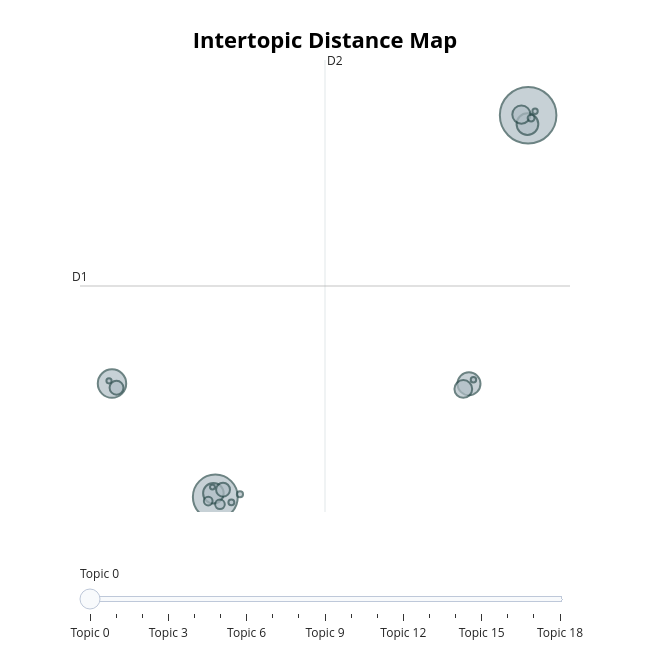
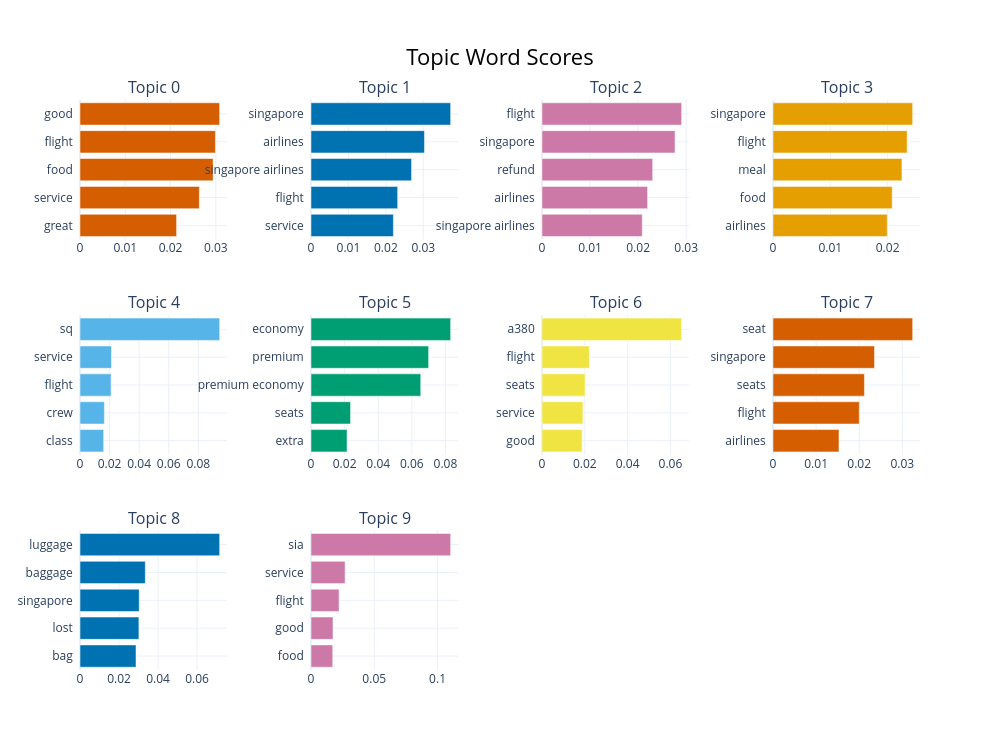
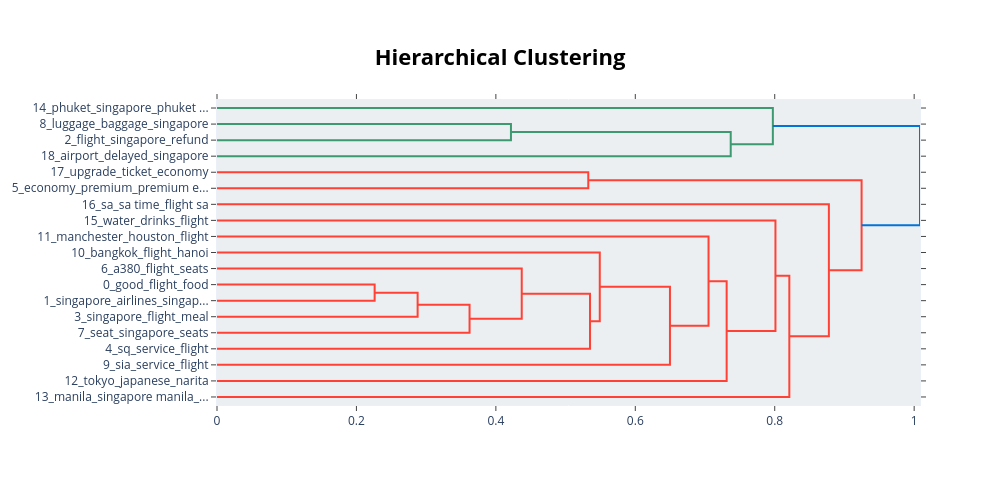
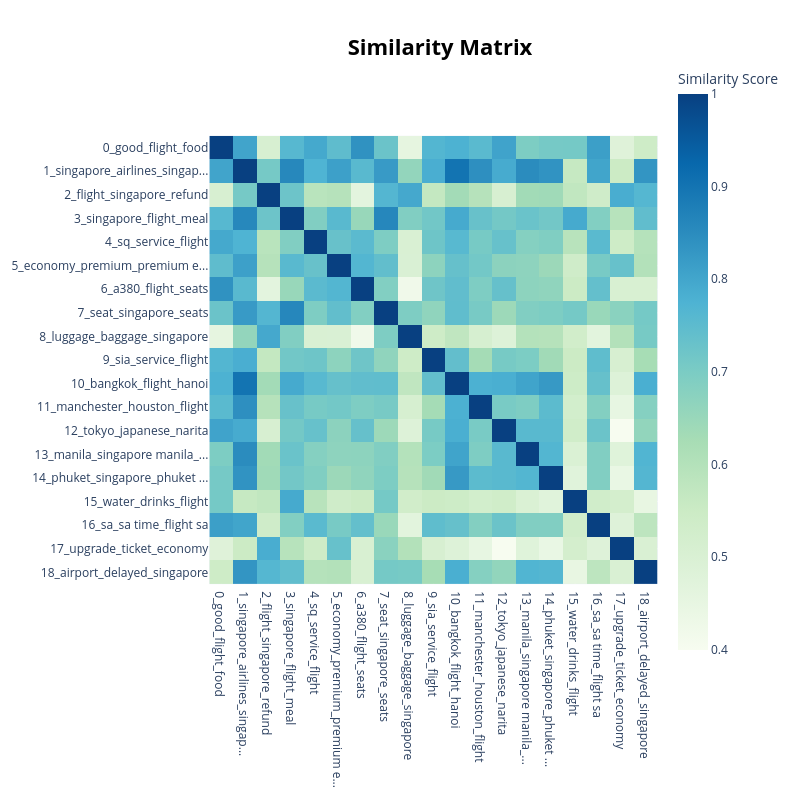

These figures' notebook cell, in order:
### Code cell
# ============================================================
# 8.5 BERTOPIC VISUALISATIONS
# Note: visualize_topics() can fail with few topics due to
# internal UMAP reduction. We wrap in try/except.
# ============================================================

# --- Intertopic Distance Map ---
try:
    fig_topics = topic_model.visualize_topics()
    fig_topics.write_html('figures/intertopic_distance.html')
    fig_topics.show()
    print("Saved: figures/intertopic_distance.html")
except Exception as e:
    print(f"visualize_topics() failed: {e}")
    print("Skipping — known UMAP issue with small topic counts.")

# --- Topic Bar Chart (Top 10) ---
fig_bars = topic_model.visualize_barchart(top_n_topics=min(10, n_topics))
fig_bars.write_html('figures/topic_barchart.html')
fig_bars.show()
print("Saved: figures/topic_barchart.html")

# --- Hierarchical Clustering ---
try:
    fig_hier = topic_model.visualize_hierarchy()
    fig_hier.write_html('figures/topic_hierarchy.html')
    fig_hier.show()
    print("Saved: figures/topic_hierarchy.html")
except Exception as e:
    print(f"visualize_hierarchy() failed: {e}")

# --- Similarity Heatmap ---
try:
    fig_heat = topic_model.visualize_heatmap()
    fig_heat.write_html('figures/topic_heatmap.html')
    fig_heat.show()
    print("Saved: figures/topic_heatmap.html")
except Exception as e:
    print(f"visualize_heatmap() failed: {e}")

### Figure 1 — Plotly figure (JSON) as saved in the notebook; plotly's stock layout.template omitted (floating-point values rounded to 4 significant figures)
{"data": [{"customdata": [[0, "good | flight | food | service | great", 2262], [1, "singapore | airlines | singapore airlines | flight | service", 1423], [2, "flight | singapore | refund | airlines | singapore airlines", 571], [3, "singapore | flight | meal | food | airlines", 375], [4, "sq | service | flight | crew | class", 334], [5, "economy | premium | premium economy | seats | extra", 299], [6, "a380 | flight | seats | service | good", 234], [7, "seat | singapore | seats | flight | airlines", 223], [8, "luggage | baggage | singapore | lost | bag", 136], [9, "sia | service | flight | good | food", 136], [10, "bangkok | flight | hanoi | singapore | airlines", 66], [11, "manchester | houston | flight | flight manchester | singapore", 54], [12, "tokyo | japanese | narita | flight | japan", 34], [13, "manila | singapore manila | singapore | manila singapore | flight", 27], [14, "phuket | singapore | phuket singapore | singapore phuket | flight phuket", 25], [15, "water | drinks | flight | attendant | food", 21], [16, "sa | sa time | flight sa | food | great", 20], [17, "upgrade | ticket | economy | class | premium", 19], [18, "airport | delayed | singapore | transfer | flight", 17]], "hovertemplate": "<b>Topic %{customdata[0]}</b><br>%{customdata[1]}<br>Size: %{customdata[2]}", "legendgroup": "", "marker": {"color": "#B0BEC5", "line": {"color": "DarkSlateGrey", "width": 2}, "size": [2262, 1423, 571, 375, 334, 299, 234, 223, 136, 136, 66, 54, 34, 27, 25, 21, 20, 19, 17], "sizemode": "area", "sizeref": 1.414, "symbol": "circle"}, "mode": "markers", "name": "", "orientation": "v", "showlegend": false, "type": "scatter", "x": [12.84, -4.952, -10.83, 9.478, 12.81, -5.062, 12.46, 9.157, -10.57, -4.513, -4.688, -5.356, 13.01, -3.55, -4.038, 9.733, 13.24, -11.0, -5.114], "xaxis": "x", "y": [20.88, -2.727, 4.287, 4.275, 20.33, -2.497, 20.92, 3.953, 4.029, -2.277, -3.179, -2.978, 20.71, -2.557, -3.059, 4.53, 21.13, 4.457, -2.117], "yaxis": "y"}], "layout": {"annotations": [{"showarrow": false, "text": "D1", "x": -12.65, "y": 10.32, "yshift": 10}, {"showarrow": false, "text": "D2", "x": 1.288, "xshift": 10, "y": 24.3}], "height": 650, "hoverlabel": {"bgcolor": "white", "font": {"family": "Rockwell", "size": 16}}, "legend": {"itemsizing": "constant", "tracegroupgap": 0}, "margin": {"t": 60}, "shapes": [{"line": {"color": "#CFD8DC", "width": 2}, "type": "line", "x0": 1.288, "x1": 1.288, "y0": -3.656, "y1": 24.3}, {"line": {"color": "#9E9E9E", "width": 2}, "type": "line", "x0": -12.65, "x1": 15.23, "y0": 10.32, "y1": 10.32}], "sliders": [{"active": 0, "pad": {"t": 50}, "steps": [{"args": [{"marker.color": [["red", "#B0BEC5", "#B0BEC5", "#B0BEC5", "#B0BEC5", "#B0BEC5", "#B0BEC5", "#B0BEC5", "#B0BEC5", "#B0BEC5", "#B0BEC5", "#B0BEC5", "#B0BEC5", "#B0BEC5", "#B0BEC5", "#B0BEC5", "#B0BEC5", "#B0BEC5", "#B0BEC5"]]}], "label": "Topic 0", "method": "update"}, {"args": [{"marker.color": [["#B0BEC5", "red", "#B0BEC5", "#B0BEC5", "#B0BEC5", "#B0BEC5", "#B0BEC5", "#B0BEC5", "#B0BEC5", "#B0BEC5", "#B0BEC5", "#B0BEC5", "#B0BEC5", "#B0BEC5", "#B0BEC5", "#B0BEC5", "#B0BEC5", "#B0BEC5", "#B0BEC5"]]}], "label": "Topic 1", "method": "update"}, {"args": [{"marker.color": [["#B0BEC5", "#B0BEC5", "red", "#B0BEC5", "#B0BEC5", "#B0BEC5", "#B0BEC5", "#B0BEC5", "#B0BEC5", "#B0BEC5", "#B0BEC5", "#B0BEC5", "#B0BEC5", "#B0BEC5", "#B0BEC5", "#B0BEC5", "#B0BEC5", "#B0BEC5", "#B0BEC5"]]}], "label": "Topic 2", "method": "update"}, {"args": [{"marker.color": [["#B0BEC5", "#B0BEC5", "#B0BEC5", "red", "#B0BEC5", "#B0BEC5", "#B0BEC5", "#B0BEC5", "#B0BEC5", "#B0BEC5", "#B0BEC5", "#B0BEC5", "#B0BEC5", "#B0BEC5", "#B0BEC5", "#B0BEC5", "#B0BEC5", "#B0BEC5", "#B0BEC5"]]}], "label": "Topic 3", "method": "update"}, {"args": [{"marker.color": [["#B0BEC5", "#B0BEC5", "#B0BEC5", "#B0BEC5", "red", "#B0BEC5", "#B0BEC5", "#B0BEC5", "#B0BEC5", "#B0BEC5", "#B0BEC5", "#B0BEC5", "#B0BEC5", "#B0BEC5", "#B0BEC5", "#B0BEC5", "#B0BEC5", "#B0BEC5", "#B0BEC5"]]}], "label": "Topic 4", "method": "update"}, {"args": [{"marker.color": [["#B0BEC5", "#B0BEC5", "#B0BEC5", "#B0BEC5", "#B0BEC5", "red", "#B0BEC5", "#B0BEC5", "#B0BEC5", "#B0BEC5", "#B0BEC5", "#B0BEC5", "#B0BEC5", "#B0BEC5", "#B0BEC5", "#B0BEC5", "#B0BEC5", "#B0BEC5", "#B0BEC5"]]}], "label": "Topic 5", "method": "update"}, {"args": [{"marker.color": [["#B0BEC5", "#B0BEC5", "#B0BEC5", "#B0BEC5", "#B0BEC5", "#B0BEC5", "red", "#B0BEC5", "#B0BEC5", "#B0BEC5", "#B0BEC5", "#B0BEC5", "#B0BEC5", "#B0BEC5", "#B0BEC5", "#B0BEC5", "#B0BEC5", "#B0BEC5", "#B0BEC5"]]}], "label": "Topic 6", "method": "update"}, {"args": [{"marker.color": [["#B0BEC5", "#B0BEC5", "#B0BEC5", "#B0BEC5", "#B0BEC5", "#B0BEC5", "#B0BEC5", "red", "#B0BEC5", "#B0BEC5", "#B0BEC5", "#B0BEC5", "#B0BEC5", "#B0BEC5", "#B0BEC5", "#B0BEC5", "#B0BEC5", "#B0BEC5", "#B0BEC5"]]}], "label": "Topic 7", "method": "update"}, {"args": [{"marker.color": [["#B0BEC5", "#B0BEC5", "#B0BEC5", "#B0BEC5", "#B0BEC5", "#B0BEC5", "#B0BEC5", "#B0BEC5", "red", "#B0BEC5", "#B0BEC5", "#B0BEC5", "#B0BEC5", "#B0BEC5", "#B0BEC5", "#B0BEC5", "#B0BEC5", "#B0BEC5", "#B0BEC5"]]}], "label": "Topic 8", "method": "update"}, {"args": [{"marker.color": [["#B0BEC5", "#B0BEC5", "#B0BEC5", "#B0BEC5", "#B0BEC5", "#B0BEC5", "#B0BEC5", "#B0BEC5", "#B0BEC5", "red", "#B0BEC5", "#B0BEC5", "#B0BEC5", "#B0BEC5", "#B0BEC5", "#B0BEC5", "#B0BEC5", "#B0BEC5", "#B0BEC5"]]}], "label": "Topic 9", "method": "update"}, {"args": [{"marker.color": [["#B0BEC5", "#B0BEC5", "#B0BEC5", "#B0BEC5", "#B0BEC5", "#B0BEC5", "#B0BEC5", "#B0BEC5", "#B0BEC5", "#B0BEC5", "red", "#B0BEC5", "#B0BEC5", "#B0BEC5", "#B0BEC5", "#B0BEC5", "#B0BEC5", "#B0BEC5", "#B0BEC5"]]}], "label": "Topic 10", "method": "update"}, {"args": [{"marker.color": [["#B0BEC5", "#B0BEC5", "#B0BEC5", "#B0BEC5", "#B0BEC5", "#B0BEC5", "#B0BEC5", "#B0BEC5", "#B0BEC5", "#B0BEC5", "#B0BEC5", "red", "#B0BEC5", "#B0BEC5", "#B0BEC5", "#B0BEC5", "#B0BEC5", "#B0BEC5", "#B0BEC5"]]}], "label": "Topic 11", "method": "update"}, {"args": [{"marker.color": [["#B0BEC5", "#B0BEC5", "#B0BEC5", "#B0BEC5", "#B0BEC5", "#B0BEC5", "#B0BEC5", "#B0BEC5", "#B0BEC5", "#B0BEC5", "#B0BEC5", "#B0BEC5", "red", "#B0BEC5", "#B0BEC5", "#B0BEC5", "#B0BEC5", "#B0BEC5", "#B0BEC5"]]}], "label": "Topic 12", "method": "update"}, {"args": [{"marker.color": [["#B0BEC5", "#B0BEC5", "#B0BEC5", "#B0BEC5", "#B0BEC5", "#B0BEC5", "#B0BEC5", "#B0BEC5", "#B0BEC5", "#B0BEC5", "#B0BEC5", "#B0BEC5", "#B0BEC5", "red", "#B0BEC5", "#B0BEC5", "#B0BEC5", "#B0BEC5", "#B0BEC5"]]}], "label": "Topic 13", "method": "update"}, {"args": [{"marker.color": [["#B0BEC5", "#B0BEC5", "#B0BEC5", "#B0BEC5", "#B0BEC5", "#B0BEC5", "#B0BEC5", "#B0BEC5", "#B0BEC5", "#B0BEC5", "#B0BEC5", "#B0BEC5", "#B0BEC5", "#B0BEC5", "red", "#B0BEC5", "#B0BEC5", "#B0BEC5", "#B0BEC5"]]}], "label": "Topic 14", "method": "update"}, {"args": [{"marker.color": [["#B0BEC5", "#B0BEC5", "#B0BEC5", "#B0BEC5", "#B0BEC5", "#B0BEC5", "#B0BEC5", "#B0BEC5", "#B0BEC5", "#B0BEC5", "#B0BEC5", "#B0BEC5", "#B0BEC5", "#B0BEC5", "#B0BEC5", "red", "#B0BEC5", "#B0BEC5", "#B0BEC5"]]}], "label": "Topic 15", "method": "update"}, {"args": [{"marker.color": [["#B0BEC5", "#B0BEC5", "#B0BEC5", "#B0BEC5", "#B0BEC5", "#B0BEC5", "#B0BEC5", "#B0BEC5", "#B0BEC5", "#B0BEC5", "#B0BEC5", "#B0BEC5", "#B0BEC5", "#B0BEC5", "#B0BEC5", "#B0BEC5", "red", "#B0BEC5", "#B0BEC5"]]}], "label": "Topic 16", "method": "update"}, {"args": [{"marker.color": [["#B0BEC5", "#B0BEC5", "#B0BEC5", "#B0BEC5", "#B0BEC5", "#B0BEC5", "#B0BEC5", "#B0BEC5", "#B0BEC5", "#B0BEC5", "#B0BEC5", "#B0BEC5", "#B0BEC5", "#B0BEC5", "#B0BEC5", "#B0BEC5", "#B0BEC5", "red", "#B0BEC5"]]}], "label": "Topic 17", "method": "update"}, {"args": [{"marker.color": [["#B0BEC5", "#B0BEC5", "#B0BEC5", "#B0BEC5", "#B0BEC5", "#B0BEC5", "#B0BEC5", "#B0BEC5", "#B0BEC5", "#B0BEC5", "#B0BEC5", "#B0BEC5", "#B0BEC5", "#B0BEC5", "#B0BEC5", "#B0BEC5", "#B0BEC5", "#B0BEC5", "red"]]}], "label": "Topic 18", "method": "update"}]}], "title": {"font": {"color": "Black", "size": 22}, "text": "<b>Intertopic Distance Map</b>", "x": 0.5, "xanchor": "center", "y": 0.95, "yanchor": "top"}, "width": 650, "xaxis": {"anchor": "y", "domain": [0, 1], "range": [-12.65, 15.23], "title": {"text": ""}, "visible": false}, "yaxis": {"anchor": "x", "domain": [0, 1], "range": [-3.656, 24.3], "title": {"text": ""}, "visible": false}}}

### Figure 2 — Plotly figure (JSON) as saved in the notebook; plotly's stock layout.template omitted (floating-point values rounded to 4 significant figures)
{"data": [{"marker": {"color": "#D55E00"}, "orientation": "h", "type": "bar", "x": [0.02133, 0.02635, 0.02939, 0.0299, 0.03084], "xaxis": "x", "y": ["great  ", "service  ", "food  ", "flight  ", "good  "], "yaxis": "y"}, {"marker": {"color": "#0072B2"}, "orientation": "h", "type": "bar", "x": [0.02201, 0.02316, 0.02685, 0.03031, 0.03731], "xaxis": "x2", "y": ["service  ", "flight  ", "singapore airlines  ", "airlines  ", "singapore  "], "yaxis": "y2"}, {"marker": {"color": "#CC79A7"}, "orientation": "h", "type": "bar", "x": [0.02086, 0.02196, 0.02303, 0.02768, 0.02906], "xaxis": "x3", "y": ["singapore airlines  ", "airlines  ", "refund  ", "singapore  ", "flight  "], "yaxis": "y3"}, {"marker": {"color": "#E69F00"}, "orientation": "h", "type": "bar", "x": [0.01993, 0.0208, 0.0225, 0.0234, 0.02436], "xaxis": "x4", "y": ["airlines  ", "food  ", "meal  ", "flight  ", "singapore  "], "yaxis": "y4"}, {"marker": {"color": "#56B4E9"}, "orientation": "h", "type": "bar", "x": [0.016, 0.01649, 0.021, 0.02129, 0.09444], "xaxis": "x5", "y": ["class  ", "crew  ", "flight  ", "service  ", "sq  "], "yaxis": "y5"}, {"marker": {"color": "#009E73"}, "orientation": "h", "type": "bar", "x": [0.02145, 0.02353, 0.0653, 0.06998, 0.08309], "xaxis": "x6", "y": ["extra  ", "seats  ", "premium economy  ", "premium  ", "economy  "], "yaxis": "y6"}, {"marker": {"color": "#F0E442"}, "orientation": "h", "type": "bar", "x": [0.01874, 0.01912, 0.02012, 0.0221, 0.06525], "xaxis": "x7", "y": ["good  ", "service  ", "seats  ", "flight  ", "a380  "], "yaxis": "y7"}, {"marker": {"color": "#D55E00"}, "orientation": "h", "type": "bar", "x": [0.0153, 0.02001, 0.02121, 0.02354, 0.0324], "xaxis": "x8", "y": ["airlines  ", "flight  ", "seats  ", "singapore  ", "seat  "], "yaxis": "y8"}, {"marker": {"color": "#0072B2"}, "orientation": "h", "type": "bar", "x": [0.0287, 0.03018, 0.03034, 0.03346, 0.07156], "xaxis": "x9", "y": ["bag  ", "lost  ", "singapore  ", "baggage  ", "luggage  "], "yaxis": "y9"}, {"marker": {"color": "#CC79A7"}, "orientation": "h", "type": "bar", "x": [0.01717, 0.01738, 0.02219, 0.02694, 0.1104], "xaxis": "x10", "y": ["food  ", "good  ", "flight  ", "service  ", "sia  "], "yaxis": "y10"}], "layout": {"annotations": [{"font": {"size": 16}, "showarrow": false, "text": "Topic 0", "x": 0.0875, "xanchor": "center", "xref": "paper", "y": 1, "yanchor": "bottom", "yref": "paper"}, {"font": {"size": 16}, "showarrow": false, "text": "Topic 1", "x": 0.3625, "xanchor": "center", "xref": "paper", "y": 1, "yanchor": "bottom", "yref": "paper"}, {"font": {"size": 16}, "showarrow": false, "text": "Topic 2", "x": 0.6375, "xanchor": "center", "xref": "paper", "y": 1, "yanchor": "bottom", "yref": "paper"}, {"font": {"size": 16}, "showarrow": false, "text": "Topic 3", "x": 0.9125, "xanchor": "center", "xref": "paper", "y": 1, "yanchor": "bottom", "yref": "paper"}, {"font": {"size": 16}, "showarrow": false, "text": "Topic 4", "x": 0.0875, "xanchor": "center", "xref": "paper", "y": 0.6222, "yanchor": "bottom", "yref": "paper"}, {"font": {"size": 16}, "showarrow": false, "text": "Topic 5", "x": 0.3625, "xanchor": "center", "xref": "paper", "y": 0.6222, "yanchor": "bottom", "yref": "paper"}, {"font": {"size": 16}, "showarrow": false, "text": "Topic 6", "x": 0.6375, "xanchor": "center", "xref": "paper", "y": 0.6222, "yanchor": "bottom", "yref": "paper"}, {"font": {"size": 16}, "showarrow": false, "text": "Topic 7", "x": 0.9125, "xanchor": "center", "xref": "paper", "y": 0.6222, "yanchor": "bottom", "yref": "paper"}, {"font": {"size": 16}, "showarrow": false, "text": "Topic 8", "x": 0.0875, "xanchor": "center", "xref": "paper", "y": 0.2444, "yanchor": "bottom", "yref": "paper"}, {"font": {"size": 16}, "showarrow": false, "text": "Topic 9", "x": 0.3625, "xanchor": "center", "xref": "paper", "y": 0.2444, "yanchor": "bottom", "yref": "paper"}], "height": 750, "hoverlabel": {"bgcolor": "white", "font": {"family": "Rockwell", "size": 16}}, "showlegend": false, "title": {"font": {"color": "Black", "size": 22}, "text": "Topic Word Scores", "x": 0.5, "xanchor": "center", "yanchor": "top"}, "width": 1000, "xaxis": {"anchor": "y", "domain": [0, 0.175], "showgrid": true}, "xaxis10": {"anchor": "y10", "domain": [0.275, 0.45], "showgrid": true}, "xaxis11": {"anchor": "y11", "domain": [0.55, 0.725], "showgrid": true}, "xaxis12": {"anchor": "y12", "domain": [0.825, 1], "showgrid": true}, "xaxis2": {"anchor": "y2", "domain": [0.275, 0.45], "showgrid": true}, "xaxis3": {"anchor": "y3", "domain": [0.55, 0.725], "showgrid": true}, "xaxis4": {"anchor": "y4", "domain": [0.825, 1], "showgrid": true}, "xaxis5": {"anchor": "y5", "domain": [0, 0.175], "showgrid": true}, "xaxis6": {"anchor": "y6", "domain": [0.275, 0.45], "showgrid": true}, "xaxis7": {"anchor": "y7", "domain": [0.55, 0.725], "showgrid": true}, "xaxis8": {"anchor": "y8", "domain": [0.825, 1], "showgrid": true}, "xaxis9": {"anchor": "y9", "domain": [0, 0.175], "showgrid": true}, "yaxis": {"anchor": "x", "domain": [0.7556, 1], "showgrid": true}, "yaxis10": {"anchor": "x10", "domain": [0, 0.2444], "showgrid": true}, "yaxis11": {"anchor": "x11", "domain": [0, 0.2444], "showgrid": true}, "yaxis12": {"anchor": "x12", "domain": [0, 0.2444], "showgrid": true}, "yaxis2": {"anchor": "x2", "domain": [0.7556, 1], "showgrid": true}, "yaxis3": {"anchor": "x3", "domain": [0.7556, 1], "showgrid": true}, "yaxis4": {"anchor": "x4", "domain": [0.7556, 1], "showgrid": true}, "yaxis5": {"anchor": "x5", "domain": [0.3778, 0.6222], "showgrid": true}, "yaxis6": {"anchor": "x6", "domain": [0.3778, 0.6222], "showgrid": true}, "yaxis7": {"anchor": "x7", "domain": [0.3778, 0.6222], "showgrid": true}, "yaxis8": {"anchor": "x8", "domain": [0.3778, 0.6222], "showgrid": true}, "yaxis9": {"anchor": "x9", "domain": [0, 0.2444], "showgrid": true}}}

### Figure 3 — Plotly figure (JSON) as saved in the notebook; plotly's stock layout.template omitted (floating-point values rounded to 4 significant figures)
{"data": [{"hoverinfo": "text", "marker": {"color": "rgb(61,153,112)"}, "mode": "lines", "type": "scatter", "x": [0.0, 0.4216, 0.4216, 0.0], "xaxis": "x", "y": [-15.0, -15.0, -25.0, -25.0], "yaxis": "y"}, {"hoverinfo": "text", "marker": {"color": "rgb(61,153,112)"}, "mode": "lines", "type": "scatter", "x": [0.4216, 0.7369, 0.7369, 0.0], "xaxis": "x", "y": [-20.0, -20.0, -35.0, -35.0], "yaxis": "y"}, {"hoverinfo": "text", "marker": {"color": "rgb(61,153,112)"}, "mode": "lines", "type": "scatter", "x": [0.0, 0.7973, 0.7973, 0.7369], "xaxis": "x", "y": [-5.0, -5.0, -27.5, -27.5], "yaxis": "y"}, {"hoverinfo": "text", "marker": {"color": "rgb(255,65,54)"}, "mode": "lines", "type": "scatter", "x": [0.0, 0.5326, 0.5326, 0.0], "xaxis": "x", "y": [-45.0, -45.0, -55.0, -55.0], "yaxis": "y"}, {"hoverinfo": "text", "marker": {"color": "rgb(255,65,54)"}, "mode": "lines", "type": "scatter", "x": [0.0, 0.2261, 0.2261, 0.0], "xaxis": "x", "y": [-115.0, -115.0, -125.0, -125.0], "yaxis": "y"}, {"hoverinfo": "text", "marker": {"color": "rgb(255,65,54)"}, "mode": "lines", "type": "scatter", "x": [0.2261, 0.2878, 0.2878, 0.0], "xaxis": "x", "y": [-120.0, -120.0, -135.0, -135.0], "yaxis": "y"}, {"hoverinfo": "text", "marker": {"color": "rgb(255,65,54)"}, "mode": "lines", "type": "scatter", "x": [0.2878, 0.3623, 0.3623, 0.0], "xaxis": "x", "y": [-127.5, -127.5, -145.0, -145.0], "yaxis": "y"}, {"hoverinfo": "text", "marker": {"color": "rgb(255,65,54)"}, "mode": "lines", "type": "scatter", "x": [0.0, 0.4371, 0.4371, 0.3623], "xaxis": "x", "y": [-105.0, -105.0, -136.2, -136.2], "yaxis": "y"}, {"hoverinfo": "text", "marker": {"color": "rgb(255,65,54)"}, "mode": "lines", "type": "scatter", "x": [0.4371, 0.535, 0.535, 0.0], "xaxis": "x", "y": [-120.6, -120.6, -155.0, -155.0], "yaxis": "y"}, {"hoverinfo": "text", "marker": {"color": "rgb(255,65,54)"}, "mode": "lines", "type": "scatter", "x": [0.0, 0.549, 0.549, 0.535], "xaxis": "x", "y": [-95.0, -95.0, -137.8, -137.8], "yaxis": "y"}, {"hoverinfo": "text", "marker": {"color": "rgb(255,65,54)"}, "mode": "lines", "type": "scatter", "x": [0.549, 0.6497, 0.6497, 0.0], "xaxis": "x", "y": [-116.4, -116.4, -165.0, -165.0], "yaxis": "y"}, {"hoverinfo": "text", "marker": {"color": "rgb(255,65,54)"}, "mode": "lines", "type": "scatter", "x": [0.0, 0.705, 0.705, 0.6497], "xaxis": "x", "y": [-85.0, -85.0, -140.7, -140.7], "yaxis": "y"}, {"hoverinfo": "text", "marker": {"color": "rgb(255,65,54)"}, "mode": "lines", "type": "scatter", "x": [0.705, 0.731, 0.731, 0.0], "xaxis": "x", "y": [-112.9, -112.9, -175.0, -175.0], "yaxis": "y"}, {"hoverinfo": "text", "marker": {"color": "rgb(255,65,54)"}, "mode": "lines", "type": "scatter", "x": [0.0, 0.801, 0.801, 0.731], "xaxis": "x", "y": [-75.0, -75.0, -143.9, -143.9], "yaxis": "y"}, {"hoverinfo": "text", "marker": {"color": "rgb(255,65,54)"}, "mode": "lines", "type": "scatter", "x": [0.801, 0.8209, 0.8209, 0.0], "xaxis": "x", "y": [-109.5, -109.5, -185.0, -185.0], "yaxis": "y"}, {"hoverinfo": "text", "marker": {"color": "rgb(255,65,54)"}, "mode": "lines", "type": "scatter", "x": [0.0, 0.8777, 0.8777, 0.8209], "xaxis": "x", "y": [-65.0, -65.0, -147.2, -147.2], "yaxis": "y"}, {"hoverinfo": "text", "marker": {"color": "rgb(255,65,54)"}, "mode": "lines", "type": "scatter", "x": [0.5326, 0.9246, 0.9246, 0.8777], "xaxis": "x", "y": [-50.0, -50.0, -106.1, -106.1], "yaxis": "y"}, {"hoverinfo": "text", "marker": {"color": "rgb(0,116,217)"}, "mode": "lines", "type": "scatter", "x": [0.7973, 1.008, 1.008, 0.9246], "xaxis": "x", "y": [-16.25, -16.25, -78.06, -78.06], "yaxis": "y"}], "layout": {"autosize": false, "height": 485, "hoverlabel": {"bgcolor": "white", "font": {"family": "Rockwell", "size": 16}}, "hovermode": "closest", "plot_bgcolor": "#ECEFF1", "showlegend": false, "title": {"font": {"color": "Black", "size": 22}, "text": "<b>Hierarchical Clustering</b>", "x": 0.5, "xanchor": "center", "yanchor": "top"}, "width": 1000, "xaxis": {"mirror": "allticks", "rangemode": "tozero", "showgrid": false, "showline": true, "showticklabels": true, "ticks": "outside", "type": "linear", "zeroline": false}, "yaxis": {"mirror": "allticks", "range": [-190, 0], "rangemode": "tozero", "showgrid": false, "showline": true, "showticklabels": true, "tickmode": "array", "ticks": "outside", "ticktext": ["14_phuket_singapore_phuket ...", "8_luggage_baggage_singapore", "2_flight_singapore_refund", "18_airport_delayed_singapore", "17_upgrade_ticket_economy", "5_economy_premium_premium e...", "16_sa_sa time_flight sa", "15_water_drinks_flight", "11_manchester_houston_flight", "10_bangkok_flight_hanoi", "6_a380_flight_seats", "0_good_flight_food", "1_singapore_airlines_singap...", "3_singapore_flight_meal", "7_seat_singapore_seats", "4_sq_service_flight", "9_sia_service_flight", "12_tokyo_japanese_narita", "13_manila_singapore manila_..."], "tickvals": [-5, -15, -25, -35, -45, -55, -65, -75, -85, -95, -105, -115, -125, -135, -145, -155, -165, -175, -185], "type": "linear", "zeroline": false}}}

### Figure 4 — Plotly figure (JSON) as saved in the notebook; plotly's stock layout.template omitted (floating-point values rounded to 4 significant figures; data arrays with more than 128 entries replaced by an {"elided": "..."} marker saying what was removed)
{"data": [{"coloraxis": "coloraxis", "hovertemplate": "x: %{x}<br>y: %{y}<br>Similarity Score: %{z}<extra></extra>", "name": "0", "type": "heatmap", "x": ["0_good_flight_food", "1_singapore_airlines_singap...", "2_flight_singapore_refund", "3_singapore_flight_meal", "4_sq_service_flight", "5_economy_premium_premium e...", "6_a380_flight_seats", "7_seat_singapore_seats", "8_luggage_baggage_singapore", "9_sia_service_flight", "10_bangkok_flight_hanoi", "11_manchester_houston_flight", "12_tokyo_japanese_narita", "13_manila_singapore manila_...", "14_phuket_singapore_phuket ...", "15_water_drinks_flight", "16_sa_sa time_flight sa", "17_upgrade_ticket_economy", "18_airport_delayed_singapore"], "xaxis": "x", "y": ["0_good_flight_food", "1_singapore_airlines_singap...", "2_flight_singapore_refund", "3_singapore_flight_meal", "4_sq_service_flight", "5_economy_premium_premium e...", "6_a380_flight_seats", "7_seat_singapore_seats", "8_luggage_baggage_singapore", "9_sia_service_flight", "10_bangkok_flight_hanoi", "11_manchester_houston_flight", "12_tokyo_japanese_narita", "13_manila_singapore manila_...", "14_phuket_singapore_phuket ...", "15_water_drinks_flight", "16_sa_sa time_flight sa", "17_upgrade_ticket_economy", "18_airport_delayed_singapore"], "yaxis": "y", "z": {"elided": "19x19 float values"}}], "layout": {"coloraxis": {"colorbar": {"title": {"text": "Similarity Score"}}, "colorscale": [[0, "rgb(247,252,240)"], [0.125, "rgb(224,243,219)"], [0.25, "rgb(204,235,197)"], [0.375, "rgb(168,221,181)"], [0.5, "rgb(123,204,196)"], [0.625, "rgb(78,179,211)"], [0.75, "rgb(43,140,190)"], [0.875, "rgb(8,104,172)"], [1, "rgb(8,64,129)"]]}, "height": 800, "hoverlabel": {"bgcolor": "white", "font": {"family": "Rockwell", "size": 16}}, "legend": {"title": {"text": "Trend"}}, "margin": {"t": 60}, "showlegend": true, "title": {"font": {"color": "Black", "size": 22}, "text": "<b>Similarity Matrix</b>", "x": 0.55, "xanchor": "center", "y": 0.95, "yanchor": "top"}, "width": 800, "xaxis": {"anchor": "y", "constrain": "domain", "domain": [0, 1], "scaleanchor": "y"}, "yaxis": {"anchor": "x", "autorange": "reversed", "constrain": "domain", "domain": [0, 1]}}}
